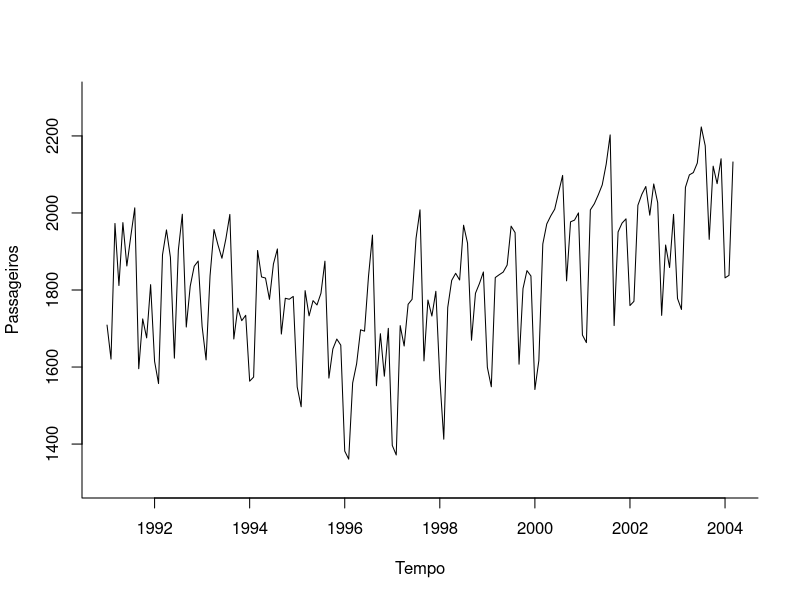
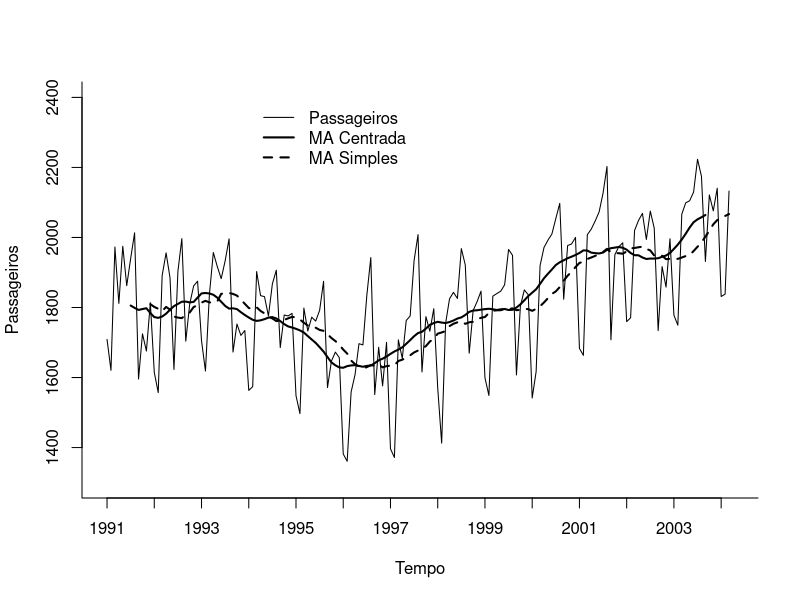
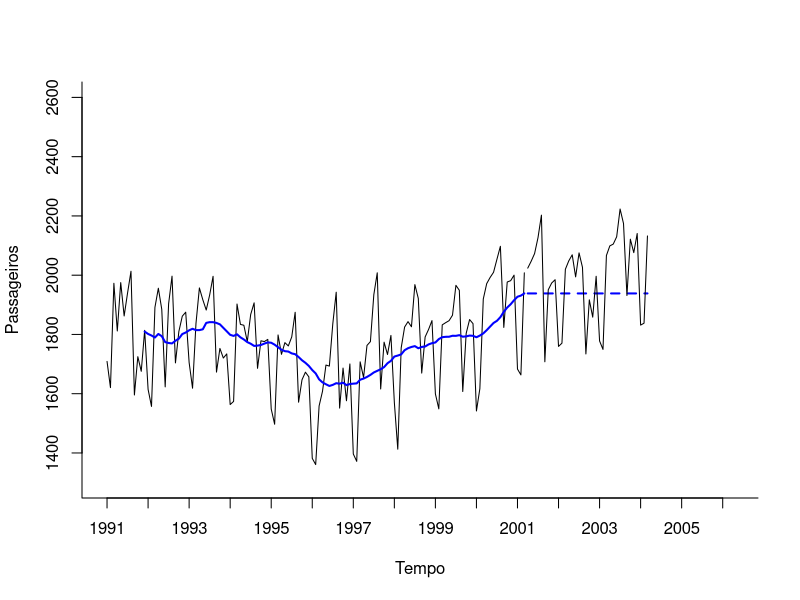
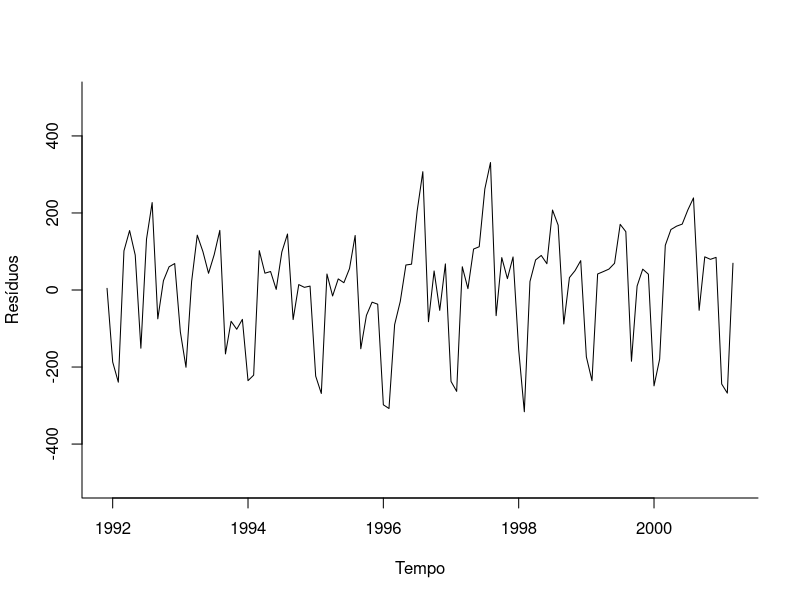
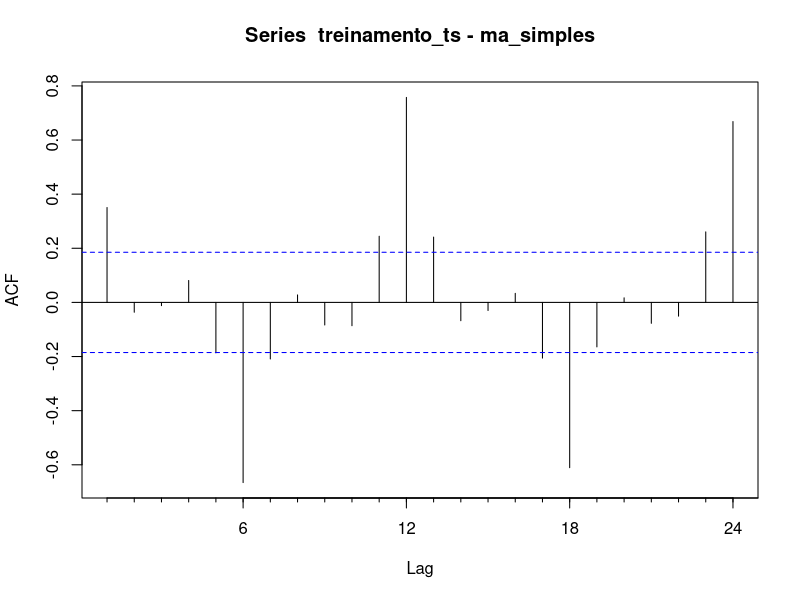
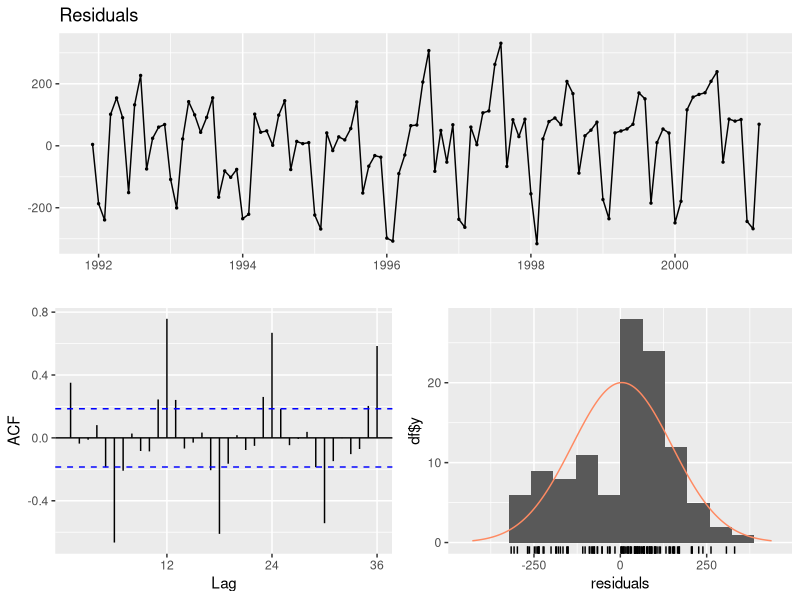

Write the R code that produced these figures, in order.
#limpa variaveis da memoria
rm(list = ls())

library(zoo)
library(forecast)

#carrega o arquivo com a seria temporal de passageiros bruta
dados_passageiros <- read.csv("Amtrak_data.csv")

#coverte a serie de passageiros bruta no formato de serie temporal
passageiros_ts <- ts(dados_passageiros$Ridership, start=c(1991,1), end=c(2004,3), frequency = 12)

#plota o grafico da serie temporal
plot(passageiros_ts, xlab="Tempo", ylab="Passageiros", ylim=c(1300, 2300), bty="l")

#calcula a media movel simples
ma_simples <- rollmean(passageiros_ts, k=12, align="right")

#calcula a media centrada
ma_centrada <- ma(passageiros_ts, order=12)

#plota as medias 
plot(passageiros_ts, ylim=c(1300, 2400), ylab="Passageiros", xlab="Tempo", bty="l", xaxt="n", xlim=c(1991,2004.25))

axis(1, at=seq(1991, 2004.25, 1), labels=format(seq(1991, 2004.25, 1)))

lines(ma_centrada, lwd=2)

lines(ma_simples, lwd=2, lty=2)
 
legend(1994,2400, c("Passageiros", "MA Centrada", "MA Simples"), lty=c(1,1,2), lwd=c(1,2,2), bty="n")

#separa as amostras em treinamento e teste

#define o tamanho da amostra de teste
tam_amostra_teste <- 36

#define o tamanho da amostra de treinamento
tam_amostra_treinamento <- length(passageiros_ts) - tam_amostra_teste

#cria a serie temporal de treinamento
treinamento_ts <- window(passageiros_ts, start=c(1991, 1), end=c(1991,tam_amostra_treinamento))

#cria a serie temporal de teste
validacao_ts <- window(passageiros_ts, start=c(1991, tam_amostra_treinamento + 1), end=c(1991,tam_amostra_treinamento+tam_amostra_teste))

#estima o modelo de MA na base de treinamento
ma_simples <- rollmean(treinamento_ts, k=12, align="right")

#obtem a média da última janela movel de 12 meses para projeção
ultima_ma <- tail(ma_simples, 1)

#cria uma projeção que é a repeticao da ultima media da janela para o periodo de validacao
ma_simples_proj <- ts(rep(ultima_ma, tam_amostra_teste), start=c(1991, tam_amostra_treinamento+1), end = c(1991, tam_amostra_treinamento + tam_amostra_teste), freq=12)

#plota o grafica da projecao
plot(treinamento_ts, ylim=c(1300, 2600), ylab="Passageiros", xlab="Tempo", bty="l", xaxt="n", xlim=c(1991,2006.25))

axis(1, at=seq(1991, 2006, 1), labels=format(seq(1991, 2006, 1)))

lines(ma_simples, lwd=2, col="blue")

lines(ma_simples_proj, lwd=2, lty=2, col="blue")

lines(validacao_ts)

#valida a precisao da estimacao no periodo de treinamento
accuracy(ma_simples, treinamento_ts)

#valida a precisao da estimacao no periodo de validacao
accuracy(ma_simples_proj, validacao_ts)

#Plotando os resíduos
plot(treinamento_ts-ma_simples, xlab="Tempo", ylab="Resíduos", ylim=c(-500, 500), bty="l")

#calcula a autocorrelação dos resíduos
Acf(treinamento_ts-ma_simples)

#verifica os resíduos com teste de Ljung-Box
checkresiduals(treinamento_ts-ma_simples, test="LB")




